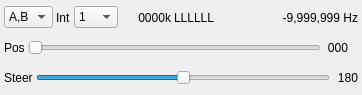
<?xml version="1.0" encoding="UTF-8"?>
<ui version="4.0">
 <class>BeamSteeringCWModGUI</class>
 <widget class="RollupContents" name="BeamSteeringCWModGUI">
  <property name="geometry">
   <rect>
    <x>0</x>
    <y>0</y>
    <width>362</width>
    <height>95</height>
   </rect>
  </property>
  <property name="sizePolicy">
   <sizepolicy hsizetype="Fixed" vsizetype="Fixed">
    <horstretch>0</horstretch>
    <verstretch>0</verstretch>
   </sizepolicy>
  </property>
  <property name="minimumSize">
   <size>
    <width>362</width>
    <height>95</height>
   </size>
  </property>
  <property name="maximumSize">
   <size>
    <width>362</width>
    <height>95</height>
   </size>
  </property>
  <property name="font">
   <font>
    <family>Liberation Sans</family>
    <pointsize>9</pointsize>
   </font>
  </property>
  <property name="windowTitle">
   <string>Beam steering CW source</string>
  </property>
  <widget class="QWidget" name="settingsContainer" native="true">
   <property name="geometry">
    <rect>
     <x>2</x>
     <y>2</y>
     <width>358</width>
     <height>91</height>
    </rect>
   </property>
   <property name="sizePolicy">
    <sizepolicy hsizetype="Preferred" vsizetype="Preferred">
     <horstretch>0</horstretch>
     <verstretch>0</verstretch>
    </sizepolicy>
   </property>
   <property name="minimumSize">
    <size>
     <width>358</width>
     <height>0</height>
    </size>
   </property>
   <property name="windowTitle">
    <string>Settings</string>
   </property>
   <layout class="QVBoxLayout" name="verticalLayout">
    <property name="spacing">
     <number>3</number>
    </property>
    <property name="leftMargin">
     <number>2</number>
    </property>
    <property name="topMargin">
     <number>2</number>
    </property>
    <property name="rightMargin">
     <number>2</number>
    </property>
    <property name="bottomMargin">
     <number>2</number>
    </property>
    <item>
     <layout class="QVBoxLayout" name="decimationLayer">
      <property name="spacing">
       <number>3</number>
      </property>
      <item>
       <layout class="QHBoxLayout" name="decimationStageLayer">
        <item>
         <widget class="QComboBox" name="channelOutput">
          <property name="toolTip">
           <string>Channel output</string>
          </property>
          <item>
           <property name="text">
            <string>A,B</string>
           </property>
          </item>
          <item>
           <property name="text">
            <string>A</string>
           </property>
          </item>
          <item>
           <property name="text">
            <string>B</string>
           </property>
          </item>
         </widget>
        </item>
        <item>
         <widget class="QLabel" name="interpolationLabel">
          <property name="text">
           <string>Int</string>
          </property>
         </widget>
        </item>
        <item>
         <widget class="QComboBox" name="interpolationFactor">
          <property name="maximumSize">
           <size>
            <width>55</width>
            <height>16777215</height>
           </size>
          </property>
          <property name="toolTip">
           <string>Decimation factor</string>
          </property>
          <item>
           <property name="text">
            <string>1</string>
           </property>
          </item>
          <item>
           <property name="text">
            <string>2</string>
           </property>
          </item>
          <item>
           <property name="text">
            <string>4</string>
           </property>
          </item>
          <item>
           <property name="text">
            <string>8</string>
           </property>
          </item>
          <item>
           <property name="text">
            <string>16</string>
           </property>
          </item>
          <item>
           <property name="text">
            <string>32</string>
           </property>
          </item>
          <item>
           <property name="text">
            <string>64</string>
           </property>
          </item>
         </widget>
        </item>
        <item>
         <widget class="QLabel" name="channelRateText">
          <property name="minimumSize">
           <size>
            <width>50</width>
            <height>0</height>
           </size>
          </property>
          <property name="toolTip">
           <string>Effective channel rate (kS/s)</string>
          </property>
          <property name="text">
           <string>0000k</string>
          </property>
          <property name="alignment">
           <set>Qt::AlignRight|Qt::AlignTrailing|Qt::AlignVCenter</set>
          </property>
         </widget>
        </item>
        <item>
         <widget class="QLabel" name="filterChainText">
          <property name="minimumSize">
           <size>
            <width>50</width>
            <height>0</height>
           </size>
          </property>
          <property name="toolTip">
           <string>Filter chain stages left to right (L: low, C: center, H: high) </string>
          </property>
          <property name="text">
           <string>LLLLLL</string>
          </property>
         </widget>
        </item>
        <item>
         <spacer name="horizontalSpacer_2">
          <property name="orientation">
           <enum>Qt::Horizontal</enum>
          </property>
          <property name="sizeHint" stdset="0">
           <size>
            <width>40</width>
            <height>20</height>
           </size>
          </property>
         </spacer>
        </item>
        <item>
         <widget class="QLabel" name="offsetFrequencyText">
          <property name="minimumSize">
           <size>
            <width>85</width>
            <height>0</height>
           </size>
          </property>
          <property name="toolTip">
           <string>Offset frequency with thousands separator (Hz)</string>
          </property>
          <property name="text">
           <string>-9,999,999 Hz</string>
          </property>
          <property name="alignment">
           <set>Qt::AlignRight|Qt::AlignTrailing|Qt::AlignVCenter</set>
          </property>
         </widget>
        </item>
       </layout>
      </item>
      <item>
       <layout class="QHBoxLayout" name="decimationShiftLayer">
        <property name="rightMargin">
         <number>10</number>
        </property>
        <item>
         <widget class="QLabel" name="positionLabel">
          <property name="text">
           <string>Pos</string>
          </property>
         </widget>
        </item>
        <item>
         <widget class="QSlider" name="position">
          <property name="toolTip">
           <string>Center frequency position</string>
          </property>
          <property name="maximum">
           <number>2</number>
          </property>
          <property name="pageStep">
           <number>1</number>
          </property>
          <property name="orientation">
           <enum>Qt::Horizontal</enum>
          </property>
         </widget>
        </item>
        <item>
         <widget class="QLabel" name="filterChainIndex">
          <property name="minimumSize">
           <size>
            <width>24</width>
            <height>0</height>
           </size>
          </property>
          <property name="toolTip">
           <string>Filter chain hash code</string>
          </property>
          <property name="text">
           <string>000</string>
          </property>
          <property name="alignment">
           <set>Qt::AlignRight|Qt::AlignTrailing|Qt::AlignVCenter</set>
          </property>
         </widget>
        </item>
       </layout>
      </item>
      <item>
       <layout class="QHBoxLayout" name="horizontalLayout">
        <item>
         <widget class="QLabel" name="steeringDegreesLabel">
          <property name="text">
           <string>Steer</string>
          </property>
         </widget>
        </item>
        <item>
         <widget class="QSlider" name="steeringDegrees">
          <property name="toolTip">
           <string>Steering angle vs antennas axis</string>
          </property>
          <property name="minimum">
           <number>0</number>
          </property>
          <property name="maximum">
           <number>180</number>
          </property>
          <property name="pageStep">
           <number>1</number>
          </property>
          <property name="value">
           <number>90</number>
          </property>
          <property name="orientation">
           <enum>Qt::Horizontal</enum>
          </property>
         </widget>
        </item>
        <item>
         <widget class="QLabel" name="steeringDegreesText">
          <property name="minimumSize">
           <size>
            <width>25</width>
            <height>0</height>
           </size>
          </property>
          <property name="toolTip">
           <string>Steering angle vs antennas axis in degrees</string>
          </property>
          <property name="text">
           <string>180</string>
          </property>
          <property name="alignment">
           <set>Qt::AlignRight|Qt::AlignTrailing|Qt::AlignVCenter</set>
          </property>
         </widget>
        </item>
       </layout>
      </item>
     </layout>
    </item>
   </layout>
  </widget>
 </widget>
 <customwidgets>
  <customwidget>
   <class>RollupContents</class>
   <extends>QWidget</extends>
   <header>gui/rollupcontents.h</header>
   <container>1</container>
  </customwidget>
 </customwidgets>
 <resources>
  <include location="../../../sdrgui/resources/res.qrc"/>
 </resources>
 <connections/>
</ui>
